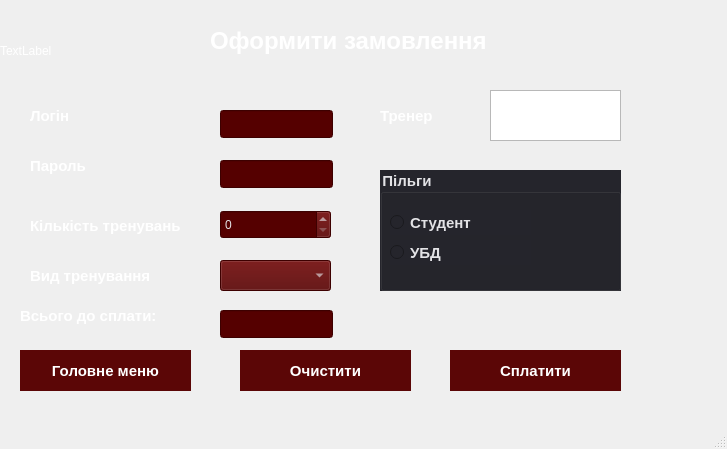
<?xml version="1.0" encoding="UTF-8"?>
<ui version="4.0">
 <class>doOrder</class>
 <widget class="QMainWindow" name="doOrder">
  <property name="geometry">
   <rect>
    <x>0</x>
    <y>0</y>
    <width>727</width>
    <height>449</height>
   </rect>
  </property>
  <property name="windowTitle">
   <string>MainWindow</string>
  </property>
  <property name="styleSheet">
   <string notr="true">color: rgb(26, 26, 31);</string>
  </property>
  <widget class="QWidget" name="centralwidget">
   <widget class="QLabel" name="labelLogo">
    <property name="geometry">
     <rect>
      <x>0</x>
      <y>10</y>
      <width>101</width>
      <height>81</height>
     </rect>
    </property>
    <property name="styleSheet">
     <string notr="true">color: rgb(255, 255, 255);</string>
    </property>
    <property name="text">
     <string>TextLabel</string>
    </property>
   </widget>
   <widget class="QLabel" name="label_4">
    <property name="geometry">
     <rect>
      <x>210</x>
      <y>20</y>
      <width>341</width>
      <height>41</height>
     </rect>
    </property>
    <property name="font">
     <font>
      <pointsize>18</pointsize>
      <bold>true</bold>
     </font>
    </property>
    <property name="styleSheet">
     <string notr="true">color: rgb(255, 255, 255);</string>
    </property>
    <property name="text">
     <string>Оформити замовлення</string>
    </property>
   </widget>
   <widget class="QLabel" name="label">
    <property name="geometry">
     <rect>
      <x>30</x>
      <y>100</y>
      <width>71</width>
      <height>31</height>
     </rect>
    </property>
    <property name="font">
     <font>
      <pointsize>11</pointsize>
      <bold>true</bold>
     </font>
    </property>
    <property name="styleSheet">
     <string notr="true">color: rgb(255, 255, 255);</string>
    </property>
    <property name="text">
     <string>Логін</string>
    </property>
   </widget>
   <widget class="QLabel" name="label_2">
    <property name="geometry">
     <rect>
      <x>30</x>
      <y>150</y>
      <width>71</width>
      <height>31</height>
     </rect>
    </property>
    <property name="font">
     <font>
      <pointsize>11</pointsize>
      <bold>true</bold>
     </font>
    </property>
    <property name="styleSheet">
     <string notr="true">color: rgb(255, 255, 255);</string>
    </property>
    <property name="text">
     <string>Пароль</string>
    </property>
   </widget>
   <widget class="QLineEdit" name="loginLine">
    <property name="geometry">
     <rect>
      <x>220</x>
      <y>110</y>
      <width>113</width>
      <height>28</height>
     </rect>
    </property>
    <property name="font">
     <font>
      <pointsize>11</pointsize>
      <bold>true</bold>
     </font>
    </property>
    <property name="styleSheet">
     <string notr="true">background-color: rgb(85, 0, 0);
color: rgb(227, 227, 230);</string>
    </property>
   </widget>
   <widget class="QLineEdit" name="lineEdit_2">
    <property name="geometry">
     <rect>
      <x>220</x>
      <y>160</y>
      <width>113</width>
      <height>28</height>
     </rect>
    </property>
    <property name="font">
     <font>
      <pointsize>11</pointsize>
      <bold>true</bold>
     </font>
    </property>
    <property name="styleSheet">
     <string notr="true">background-color: rgb(85, 0, 0);
color: rgb(227, 227, 230);</string>
    </property>
   </widget>
   <widget class="QLabel" name="label_3">
    <property name="geometry">
     <rect>
      <x>30</x>
      <y>210</y>
      <width>181</width>
      <height>31</height>
     </rect>
    </property>
    <property name="font">
     <font>
      <pointsize>11</pointsize>
      <bold>true</bold>
     </font>
    </property>
    <property name="styleSheet">
     <string notr="true">color: rgb(255, 255, 255);</string>
    </property>
    <property name="text">
     <string>Кількість тренувань</string>
    </property>
   </widget>
   <widget class="QSpinBox" name="spinBox">
    <property name="geometry">
     <rect>
      <x>220</x>
      <y>210</y>
      <width>111</width>
      <height>29</height>
     </rect>
    </property>
    <property name="styleSheet">
     <string notr="true">background-color: rgb(85, 0, 0);
color: rgb(227, 227, 230);</string>
    </property>
   </widget>
   <widget class="QGroupBox" name="groupBox">
    <property name="geometry">
     <rect>
      <x>380</x>
      <y>170</y>
      <width>241</width>
      <height>121</height>
     </rect>
    </property>
    <property name="font">
     <font>
      <pointsize>11</pointsize>
      <bold>true</bold>
     </font>
    </property>
    <property name="styleSheet">
     <string notr="true">background-color: rgb(37, 37, 44);
color: rgb(227, 227, 230);</string>
    </property>
    <property name="title">
     <string>Пільги</string>
    </property>
    <widget class="QRadioButton" name="radioButton">
     <property name="geometry">
      <rect>
       <x>10</x>
       <y>40</y>
       <width>141</width>
       <height>25</height>
      </rect>
     </property>
     <property name="font">
      <font>
       <pointsize>11</pointsize>
       <bold>true</bold>
      </font>
     </property>
     <property name="text">
      <string>Студент</string>
     </property>
    </widget>
    <widget class="QRadioButton" name="radioButton_2">
     <property name="geometry">
      <rect>
       <x>10</x>
       <y>70</y>
       <width>141</width>
       <height>25</height>
      </rect>
     </property>
     <property name="font">
      <font>
       <pointsize>11</pointsize>
       <bold>true</bold>
      </font>
     </property>
     <property name="text">
      <string>УБД</string>
     </property>
    </widget>
   </widget>
   <widget class="QPushButton" name="btnPay">
    <property name="geometry">
     <rect>
      <x>450</x>
      <y>350</y>
      <width>171</width>
      <height>41</height>
     </rect>
    </property>
    <property name="font">
     <font>
      <pointsize>11</pointsize>
      <bold>true</bold>
     </font>
    </property>
    <property name="styleSheet">
     <string notr="true">QPushButton {
    background-color: #5B0606; 
    color: #FFFFFF;
    border: none;
    padding: 10px;
    font-weight: bold;
}

QPushButton:hover {
    background-color: #7A0A0A;
}

QPushButton:checked {
    background-color: #9E1A1A;
    border-left: 5px solid #FFFFFF;
}</string>
    </property>
    <property name="text">
     <string>Сплатити</string>
    </property>
   </widget>
   <widget class="QPushButton" name="pushButton_2">
    <property name="geometry">
     <rect>
      <x>240</x>
      <y>350</y>
      <width>171</width>
      <height>41</height>
     </rect>
    </property>
    <property name="font">
     <font>
      <pointsize>11</pointsize>
      <bold>true</bold>
     </font>
    </property>
    <property name="styleSheet">
     <string notr="true">QPushButton {
    background-color: #5B0606; 
    color: #FFFFFF;
    border: none;
    padding: 10px;
    font-weight: bold;
}

QPushButton:hover {
    background-color: #7A0A0A;
}

QPushButton:checked {
    background-color: #9E1A1A;
    border-left: 5px solid #FFFFFF;
}</string>
    </property>
    <property name="text">
     <string>Очистити</string>
    </property>
   </widget>
   <widget class="QPushButton" name="pushButton_3">
    <property name="geometry">
     <rect>
      <x>20</x>
      <y>350</y>
      <width>171</width>
      <height>41</height>
     </rect>
    </property>
    <property name="font">
     <font>
      <pointsize>11</pointsize>
      <bold>true</bold>
     </font>
    </property>
    <property name="styleSheet">
     <string notr="true">QPushButton {
    background-color: #5B0606; 
    color: #FFFFFF;
    border: none;
    padding: 10px;
    font-weight: bold;
}

QPushButton:hover {
    background-color: #7A0A0A;
}

QPushButton:checked {
    background-color: #9E1A1A;
    border-left: 5px solid #FFFFFF;
}</string>
    </property>
    <property name="text">
     <string>Головне меню</string>
    </property>
   </widget>
   <widget class="QLabel" name="label_5">
    <property name="geometry">
     <rect>
      <x>30</x>
      <y>260</y>
      <width>181</width>
      <height>31</height>
     </rect>
    </property>
    <property name="font">
     <font>
      <pointsize>11</pointsize>
      <bold>true</bold>
     </font>
    </property>
    <property name="styleSheet">
     <string notr="true">color: rgb(255, 255, 255);</string>
    </property>
    <property name="text">
     <string>Вид тренування</string>
    </property>
   </widget>
   <widget class="QComboBox" name="comboBoxSport">
    <property name="geometry">
     <rect>
      <x>220</x>
      <y>260</y>
      <width>111</width>
      <height>31</height>
     </rect>
    </property>
    <property name="styleSheet">
     <string notr="true">background-color: rgb(85, 0, 0);
color: rgb(227, 227, 230);</string>
    </property>
   </widget>
   <widget class="QLabel" name="label_6">
    <property name="geometry">
     <rect>
      <x>380</x>
      <y>100</y>
      <width>181</width>
      <height>31</height>
     </rect>
    </property>
    <property name="font">
     <font>
      <pointsize>11</pointsize>
      <bold>true</bold>
     </font>
    </property>
    <property name="styleSheet">
     <string notr="true">color: rgb(255, 255, 255);</string>
    </property>
    <property name="text">
     <string>Тренер</string>
    </property>
   </widget>
   <widget class="QLabel" name="label_7">
    <property name="geometry">
     <rect>
      <x>20</x>
      <y>300</y>
      <width>181</width>
      <height>31</height>
     </rect>
    </property>
    <property name="font">
     <font>
      <pointsize>11</pointsize>
      <bold>true</bold>
     </font>
    </property>
    <property name="styleSheet">
     <string notr="true">color: rgb(255, 255, 255);</string>
    </property>
    <property name="text">
     <string>Всього до сплати:</string>
    </property>
   </widget>
   <widget class="QLineEdit" name="lineEdit_3">
    <property name="geometry">
     <rect>
      <x>220</x>
      <y>310</y>
      <width>113</width>
      <height>28</height>
     </rect>
    </property>
    <property name="font">
     <font>
      <pointsize>11</pointsize>
      <bold>true</bold>
     </font>
    </property>
    <property name="styleSheet">
     <string notr="true">background-color: rgb(85, 0, 0);
color: rgb(227, 227, 230);</string>
    </property>
    <property name="readOnly">
     <bool>true</bool>
    </property>
   </widget>
   <widget class="QListWidget" name="listWidget">
    <property name="geometry">
     <rect>
      <x>490</x>
      <y>90</y>
      <width>131</width>
      <height>51</height>
     </rect>
    </property>
   </widget>
  </widget>
  <widget class="QMenuBar" name="menubar">
   <property name="geometry">
    <rect>
     <x>0</x>
     <y>0</y>
     <width>727</width>
     <height>25</height>
    </rect>
   </property>
  </widget>
  <widget class="QStatusBar" name="statusbar"/>
 </widget>
 <resources/>
 <connections/>
</ui>
